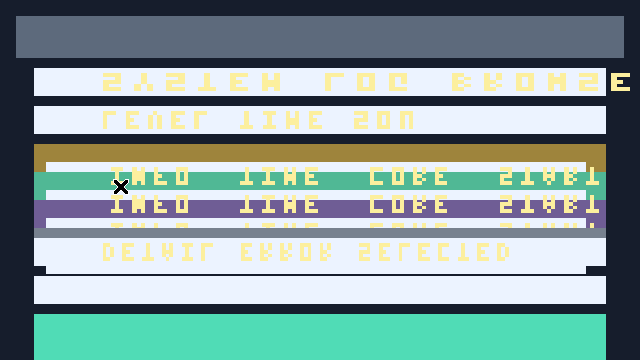
#> input picture out/log-browser-ui/02-tail-selected-detail.png, 640 x 360 px
$ python enlarge_log_browser_capture.py
#> lines starting #> are read from the running program, lines starting #| are printed output that depends on the picture
#!/usr/bin/env python3
from pathlib import Path
from PIL import Image

root = Path(__file__).resolve().parents[1]
source = root / "out/log-browser-ui/02-tail-selected-detail.png"
image = Image.open(source)
#> image is the input picture: PIL image 640x360 RGB; mean R, G, B 133.9, 156.8, 155
# Title through detail, excluding empty top/bottom bands; nearest preserves atlas pixels.
crop = image.crop((24, 58, 620, 310))
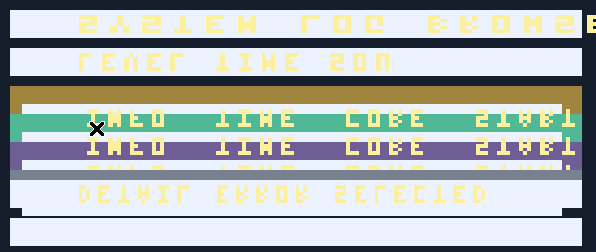
#> crop: PIL image 596x252 RGB; mean R, G, B 171.2, 178.4, 176.5
crop.resize((crop.width * 3, crop.height * 3), Image.Resampling.NEAREST).save(root / "out/log-browser-ui/03-tail-selected-detail-3x.png")
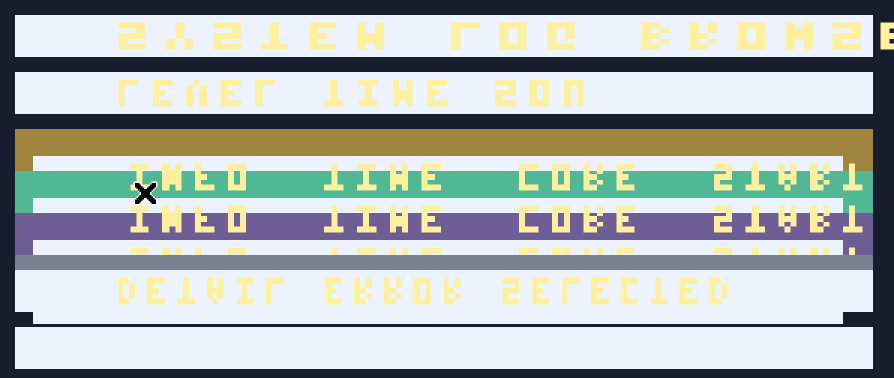
#> saved as 03-tail-selected-detail-3x.png: PIL image 1788x756 RGB (shown at 1/2 size); mean R, G, B 171.2, 178.4, 176.5

$ run again, with out/log-browser-ui/05-human-usable-pass.png copied over out/log-browser-ui/02-tail-selected-detail.png
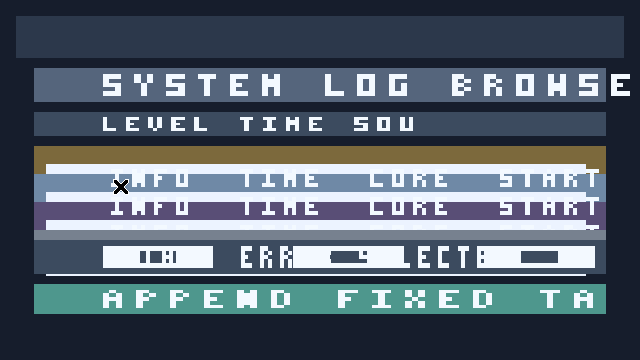
#> input picture out/log-browser-ui/05-human-usable-pass.png, 640 x 360 px
#> image is the input picture: PIL image 640x360 RGB; mean R, G, B 83.9, 95.8, 108.4
#> `crop = image.crop((24, 58, 620, 310))`:
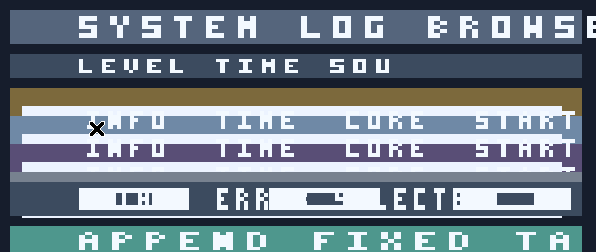
#> crop: PIL image 596x252 RGB; mean R, G, B 112.2, 124.9, 136
#> `crop.resize((crop.width * 3, crop.height * 3), Image.Resampling.NEARES..`:
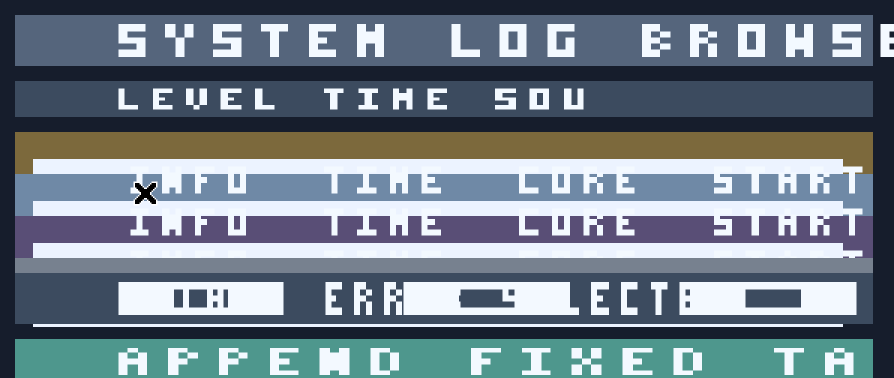
#> saved as 03-tail-selected-detail-3x.png: PIL image 1788x756 RGB (shown at 1/2 size); mean R, G, B 112.2, 124.9, 136

$ run again, with out/log-browser-ui/06-text-run-fixed.png copied over out/log-browser-ui/02-tail-selected-detail.png
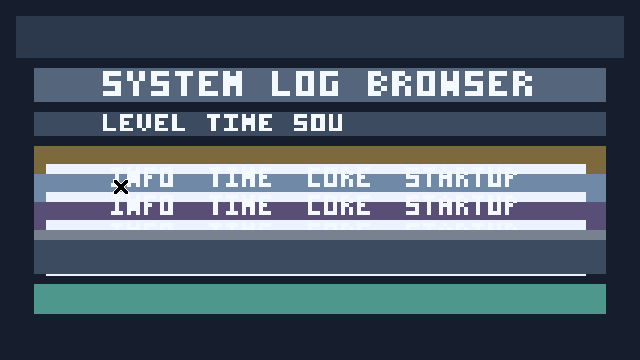
#> input picture out/log-browser-ui/06-text-run-fixed.png, 640 x 360 px
#> image is the input picture: PIL image 640x360 RGB; mean R, G, B 77, 89.9, 102.6
#> `crop = image.crop((24, 58, 620, 310))`:
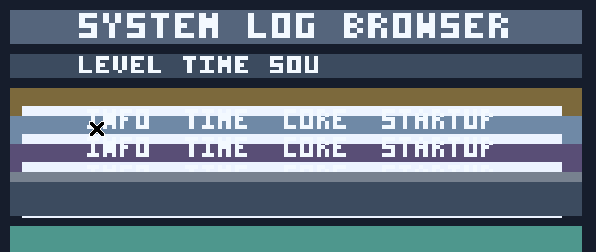
#> crop: PIL image 596x252 RGB; mean R, G, B 101.7, 116, 127.2
#> `crop.resize((crop.width * 3, crop.height * 3), Image.Resampling.NEARES..`:
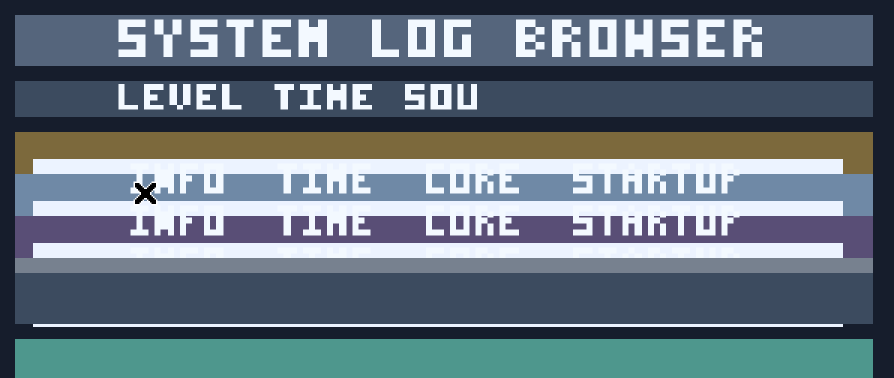
#> saved as 03-tail-selected-detail-3x.png: PIL image 1788x756 RGB (shown at 1/2 size); mean R, G, B 101.7, 116, 127.2
